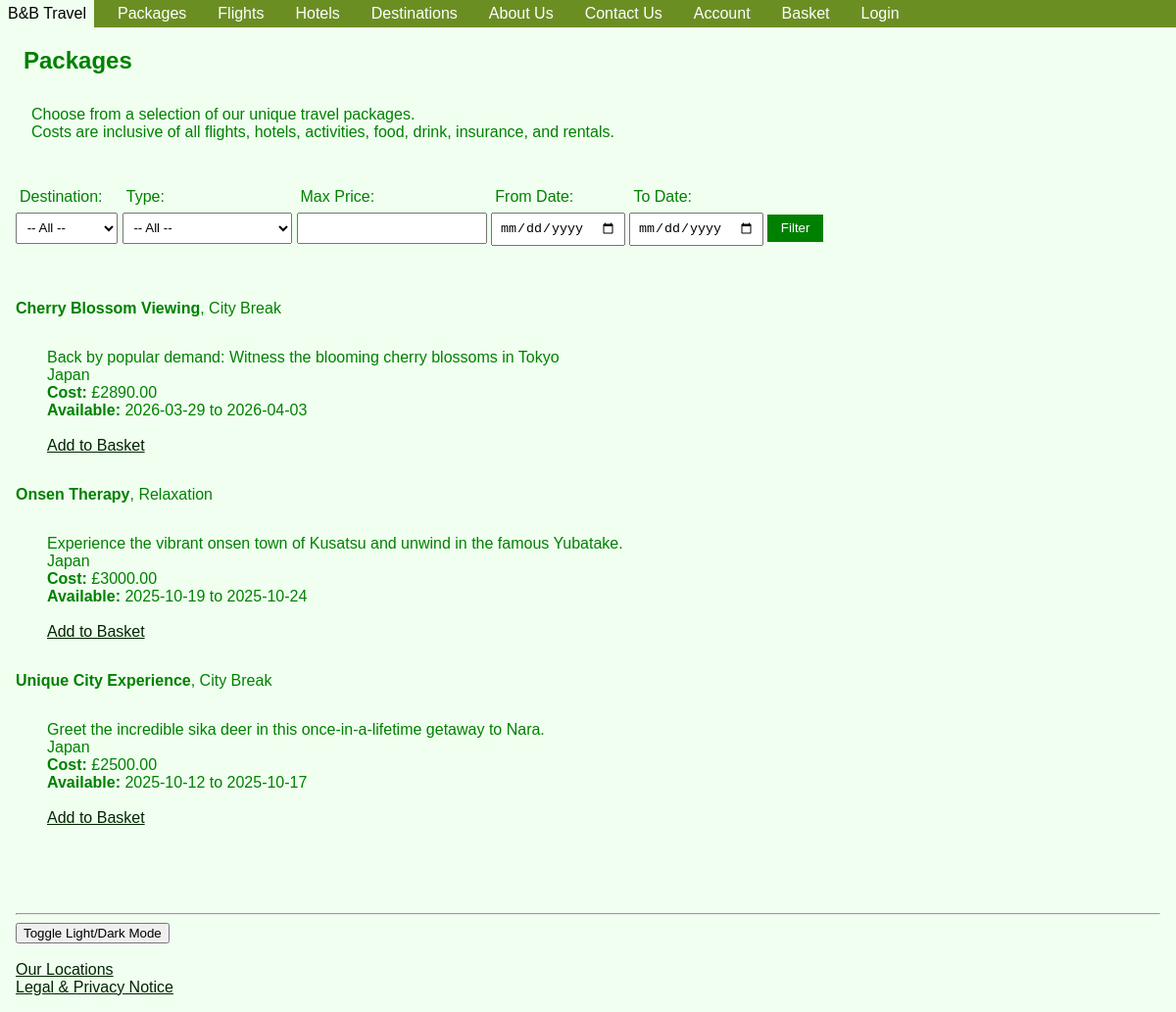
/webpages/offers.php?destination=Japan, run on the app's committed database.
### tables this page shows
CREATE TABLE `offers` (
  `id` int(11) NOT NULL,
  `title` varchar(255) DEFAULT NULL,
  `description` text DEFAULT NULL,
  `price` decimal(10,2) DEFAULT NULL,
  `destination` varchar(100) DEFAULT NULL,
  `type` varchar(100) DEFAULT NULL,
  `start_date` date DEFAULT NULL,
  `end_date` date DEFAULT NULL
);

### webpages/offers.php (the view, shortened to what this page needs)
<?php include 'header.php'; ?>
<h2>Packages</h2>
<p>
  Choose from a selection of our unique travel packages.
  <br>
  Costs are inclusive of all flights, hotels, activities, food, drink, insurance, and rentals.
</p>
<form method="get" action="offers.php">
<div class="formdisplay">
  <label>Destination:</label>
  <select name="destination">
    <option value="">-- All --</option>
  </select>
</div>
<div class="formdisplay">
  <label>Type:</label>
  <select name="type">
    <option value="">-- All --</option>
  </select>
</div>
<div class="formdisplay">
  <label>Max Price:</label>
  <input type="number" name="max_price" step="0.01">
</div>
<div class="formdisplay">
  <label>From Date:</label>
  <input type="date" name="start_date">
</div>
<div class="formdisplay">
  <label>To Date:</label>
  <input type="date" name="end_date">
</div>
  <button type="submit">Filter</button>
</form>
<ul>
<?php
$pdo = new PDO('mysql:host=localhost;dbname=travel_website', 'root', '');
$where = [];
$param = [];
if (!empty($_GET['destination'])) {
  $where[] = 'destination = ?';
  $param[] = $_GET['destination'];
}
$sql = "SELECT * FROM offers" . ($where ? " WHERE " . implode(" AND ", $where) : "");
$stmt = $pdo->prepare($sql);
$stmt->execute($param);
foreach ($stmt as $offer) {
  echo
  "<li><strong>{$offer['title']}</strong>, {$offer['type']}</li>
   <p>
    {$offer['description']}
    <br>
    {$offer['destination']}
    <br>
    <strong>Cost: </strong>£{$offer['price']}
    <br>
    <strong>Available: </strong> {$offer['start_date']} to
    {$offer['end_date']}
    <br><br>
    <a href='add_to_basket.php?id={$offer['id']}&type=offer'>Add to Basket</a></li><br>
   </p>";
}
?>
</ul>
<?php include 'footer.php'; ?>

### assets/css/style.css (style rules this page uses)
body { font-family: Arial, Helvetica, Tahoma, Verdana; background: #f0fff0; color: green; margin: 0; padding: 0; }
p { margin: 2em; }
li { display: flex; }
h1, h2 { color: green; padding-left: 1em; }
form { padding: 1em; }
input, textarea, select { display: block; margin: 0.5em 0; padding: 0.5em; }
ul { padding: 1em; }
a { color: #012401; }
form button { background-color: green; color: white; padding: 0.5em 1em; border: none; cursor: pointer; margin-top: 1em; }

### data on the page
offers: title "Cherry Blossom Viewing", type "City Break", description "Back by popular demand: Witness the blooming cherry blossoms in Tokyo", destination "Japan", price "2890.00", start_date "2026-03-29", end_date "2026-04-03"
offers: title "Onsen Therapy", type "Relaxation", description "Experience the vibrant onsen town of Kusatsu and unwind in the famous Yubatake.", destination "Japan", price "3000.00", start_date "2025-10-19", end_date "2025-10-24"
offers: title "Unique City Experience", type "City Break", description "Greet the incredible sika deer in this once-in-a-lifetime getaway to Nara.", destination "Japan", price "2500.00", start_date "2025-10-12", end_date "2025-10-17"
